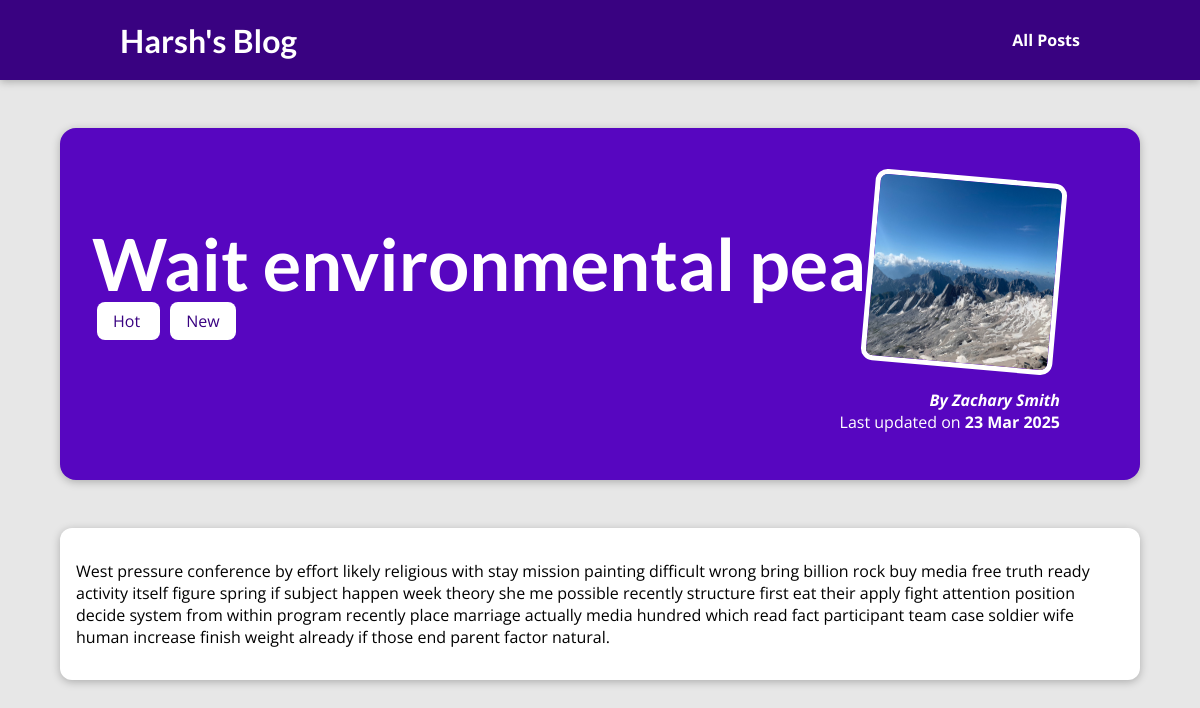
/posts/wait-environmental-peace/, run on the app's committed database.
### blog/models.py (models this page shows, shortened)
class Post(models.Model):
    author = models.ForeignKey(
        Author, related_name="posts", on_delete=models.SET_NULL, null=True)
    tags = models.ManyToManyField(Tag, related_name="posts", blank=True)
    image = models.ImageField(upload_to="posts", null=True)
    title = models.CharField(max_length=125)
    excert = models.CharField(max_length=200)
    date = models.DateField(auto_now=True)
    content = models.CharField(max_length=1500)
    slug = models.SlugField(default="", editable=False,
                            null=False, db_index=True, unique=True)

class Tag(models.Model):
    caption = models.CharField(max_length=20, blank=True)

class Author(models.Model):
    first_name = models.CharField(max_length=100)
    last_name = models.CharField(max_length=100)
    email_address = models.EmailField(max_length=254)
    def __str__(self) -> str:
        return f"{self.first_name} {self.last_name}"

### blog/views.py (the view)
# urls.py: path('posts/<slug:slug>/', views.PostDetailView.as_view(), name="post-detail")
class PostDetailView(DetailView):
    template_name = "blog/post-detail.html"
    model = Post
    def get_context_data(self, **kwargs):
        context = super().get_context_data(**kwargs)
        context["post_tags"] = self.object.tags.all()  # This code will get the Tags for the post.
        return context

### blog/templates/blog/post-detail.html (shortened to what this page needs)
{% extends "base.html" %}
{% load static %}
{% block css_files %}
    <link rel="stylesheet" href="{% static "blog/post-detail.css" %}">
{% endblock css_files %}
{% block body %}
    <section id="summary">
        <h2>{{ post.title }}</h2>
        <div>
            {% for tag in post_tags %}
                <span class="tag"> {{ tag.caption }} </span>
            {% endfor %}
        </div>
        <article>
            <img src="{{post.image.url}}" alt="{{post.title}}" />
            <address>By <a href="mailto:{{post.author.email_address}}">{{post.author}}</a></address>
            <div>
              Last updated on <time> {{post.date|date:"d M Y"}}</time>
            </div>
        </article>
    </section>
    <main>
       {{post.content|linebreaks}}
    </main>
{% endblock body %}

### static/app.css (style rules this page uses)
* { box-sizing: border-box; }
html { font-family: 'Open Sans', 'Lato', sans-serif; }
body { margin: 0; }
h1, h2, h3 { font-family: 'Lato', sans-serif; font-weight: bold; }

### blog/static/blog/post-detail.css (style rules this page uses)
body { background-color: #e7e7e7; }
#summary { margin: 8rem auto 3rem auto; padding: 2rem; width: 90%; max-width: 90rem; border-radius: 16px; background-color: #5706c0; position: relative; box-shadow: 0 2px 8px rgba(0, 0, 0, 0.25); height: 22rem; }
#summary h2 { color: white; font-size: 4.5rem; margin-bottom: 0.25rem; }
#summary article { position: absolute; top: 2rem; right: 3rem; padding: 1rem 2rem; border-radius: 12px; text-align: right; color: white; }
#summary article img { width: 12rem; height: 12rem; border-radius: 12px; transform: rotateZ(5deg); border: 5px solid white; margin-bottom: 1rem; }
#summary address { font-weight: bold; }
#summary a { color: white; text-decoration: none; }
#summary time { font-weight: bold; }
main { width: 90%; max-width: 90rem; margin: 3rem auto; background-color: white; padding: 1rem; border-radius: 12px; box-shadow: 0 2px 8px rgba(0, 0, 0, 0.25); }
.tag { background-color: white; color: #390281; padding: 0.5rem 1rem; margin: 5px; border-radius: 8px; }

### data on the page
Post: title "Wait environmental peace.", image (picture), author "Zachary Smith", date "23 Mar 2025", content "West pressure conference by effort likely religious with stay mission painting difficult wrong bring billion rock buy media free truth ready activity itself figure spring if subject happen week theory she me possible recently structure first eat their apply fight attention position decide system from within program recently place marriage actually media hundred which read fact participant team case soldier wife human increase finish weight already if those end parent factor natural."
Tag: caption "Hot"
Tag: caption "New"
